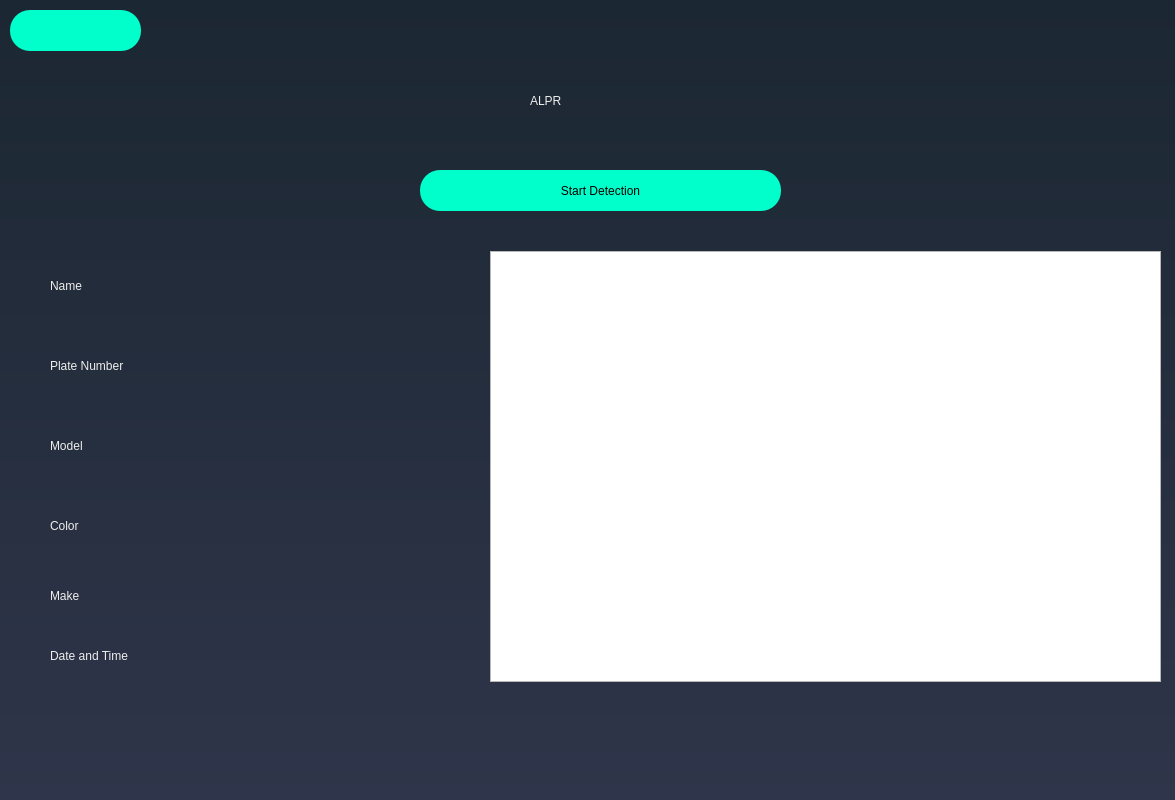
<?xml version="1.0" encoding="UTF-8"?>
<ui version="4.0">
 <class>Dialog</class>
 <widget class="QDialog" name="Dialog">
  <property name="geometry">
   <rect>
    <x>0</x>
    <y>0</y>
    <width>1175</width>
    <height>800</height>
   </rect>
  </property>
  <property name="windowTitle">
   <string>Dialog</string>
  </property>
  <widget class="QWidget" name="widget" native="true">
   <property name="geometry">
    <rect>
     <x>0</x>
     <y>0</y>
     <width>1210</width>
     <height>800</height>
    </rect>
   </property>
   <property name="styleSheet">
    <string notr="true">QWidget#widget{
background-color: qlineargradient(spread:repeat, x1:1, y1:0, x2:1, y2:1, stop:0 rgba(27, 39, 50, 255),stop:1 rgba(47, 53, 74, 255));
	color: #000000;
background-repeat: no-repeat; 
background-position: center;}</string>
   </property>
   <widget class="QWidget" name="widget_2" native="true">
    <property name="geometry">
     <rect>
      <x>0</x>
      <y>0</y>
      <width>1210</width>
      <height>800</height>
     </rect>
    </property>
    <property name="styleSheet">
     <string notr="true">QWidget#widget{
background-color: qlineargradient(spread:repeat, x1:1, y1:0, x2:1, y2:1, stop:0 rgba(27, 39, 50, 255),stop:1 rgba(47, 53, 74, 255));
	color: #000000;
background-repeat: no-repeat; 
background-position: center;}</string>
    </property>
    <widget class="QLabel" name="label">
     <property name="geometry">
      <rect>
       <x>530</x>
       <y>40</y>
       <width>161</width>
       <height>121</height>
      </rect>
     </property>
     <property name="styleSheet">
      <string notr="true">font: 75 39pt &quot;URW Bookman L&quot;;
color:rgb(238, 238, 236)
</string>
     </property>
     <property name="text">
      <string>ALPR</string>
     </property>
    </widget>
    <widget class="QPushButton" name="login1">
     <property name="geometry">
      <rect>
       <x>420</x>
       <y>170</y>
       <width>361</width>
       <height>41</height>
      </rect>
     </property>
     <property name="styleSheet">
      <string notr="true">border-radius:20px;
color: rgb(0, 0, 0);
background-color: rgb(0, 255, 203);
font: 75 25pt &quot;URW Bookman L&quot;;
</string>
     </property>
     <property name="text">
      <string>Start Detection</string>
     </property>
    </widget>
    <widget class="QLabel" name="label_5">
     <property name="geometry">
      <rect>
       <x>50</x>
       <y>500</y>
       <width>131</width>
       <height>51</height>
      </rect>
     </property>
     <property name="styleSheet">
      <string notr="true">font: 75 14pt &quot;URW Bookman L&quot;;
color:rgb(238, 238, 236)
</string>
     </property>
     <property name="text">
      <string>Color</string>
     </property>
    </widget>
    <widget class="QLabel" name="label_6">
     <property name="geometry">
      <rect>
       <x>50</x>
       <y>260</y>
       <width>131</width>
       <height>51</height>
      </rect>
     </property>
     <property name="styleSheet">
      <string notr="true">font: 75 14pt &quot;URW Bookman L&quot;;
color:rgb(238, 238, 236)
</string>
     </property>
     <property name="text">
      <string>Name</string>
     </property>
    </widget>
    <widget class="QLabel" name="label_8">
     <property name="geometry">
      <rect>
       <x>50</x>
       <y>340</y>
       <width>131</width>
       <height>51</height>
      </rect>
     </property>
     <property name="styleSheet">
      <string notr="true">font: 75 14pt &quot;URW Bookman L&quot;;
color:rgb(238, 238, 236)
</string>
     </property>
     <property name="text">
      <string>Plate Number</string>
     </property>
    </widget>
    <widget class="QLabel" name="label_9">
     <property name="geometry">
      <rect>
       <x>50</x>
       <y>570</y>
       <width>131</width>
       <height>51</height>
      </rect>
     </property>
     <property name="styleSheet">
      <string notr="true">font: 75 14pt &quot;URW Bookman L&quot;;
color:rgb(238, 238, 236)
</string>
     </property>
     <property name="text">
      <string>Make</string>
     </property>
    </widget>
    <widget class="QLabel" name="label_4">
     <property name="geometry">
      <rect>
       <x>50</x>
       <y>420</y>
       <width>131</width>
       <height>51</height>
      </rect>
     </property>
     <property name="styleSheet">
      <string notr="true">font: 75 14pt &quot;URW Bookman L&quot;;
color:rgb(238, 238, 236)
</string>
     </property>
     <property name="text">
      <string>Model</string>
     </property>
    </widget>
    <widget class="QLabel" name="label_10">
     <property name="geometry">
      <rect>
       <x>200</x>
       <y>340</y>
       <width>131</width>
       <height>51</height>
      </rect>
     </property>
     <property name="styleSheet">
      <string notr="true">font: 75 14pt &quot;URW Bookman L&quot;;
color:rgb(238, 238, 236)
</string>
     </property>
     <property name="text">
      <string/>
     </property>
    </widget>
    <widget class="QLabel" name="label_11">
     <property name="geometry">
      <rect>
       <x>200</x>
       <y>500</y>
       <width>131</width>
       <height>51</height>
      </rect>
     </property>
     <property name="styleSheet">
      <string notr="true">font: 75 14pt &quot;URW Bookman L&quot;;
color:rgb(238, 238, 236)
</string>
     </property>
     <property name="text">
      <string/>
     </property>
    </widget>
    <widget class="QLabel" name="label_12">
     <property name="geometry">
      <rect>
       <x>200</x>
       <y>260</y>
       <width>131</width>
       <height>51</height>
      </rect>
     </property>
     <property name="styleSheet">
      <string notr="true">font: 75 14pt &quot;URW Bookman L&quot;;
color:rgb(238, 238, 236)
</string>
     </property>
     <property name="text">
      <string/>
     </property>
    </widget>
    <widget class="QLabel" name="label_13">
     <property name="geometry">
      <rect>
       <x>200</x>
       <y>570</y>
       <width>131</width>
       <height>51</height>
      </rect>
     </property>
     <property name="styleSheet">
      <string notr="true">font: 75 14pt &quot;URW Bookman L&quot;;
color:rgb(238, 238, 236)
</string>
     </property>
     <property name="text">
      <string/>
     </property>
    </widget>
    <widget class="QLabel" name="label_14">
     <property name="geometry">
      <rect>
       <x>200</x>
       <y>420</y>
       <width>131</width>
       <height>51</height>
      </rect>
     </property>
     <property name="styleSheet">
      <string notr="true">font: 75 14pt &quot;URW Bookman L&quot;;
color:rgb(238, 238, 236)
</string>
     </property>
     <property name="text">
      <string/>
     </property>
    </widget>
    <widget class="QLabel" name="label_15">
     <property name="geometry">
      <rect>
       <x>200</x>
       <y>620</y>
       <width>131</width>
       <height>51</height>
      </rect>
     </property>
     <property name="styleSheet">
      <string notr="true">font: 75 14pt &quot;URW Bookman L&quot;;
color:rgb(238, 238, 236)
</string>
     </property>
     <property name="text">
      <string/>
     </property>
    </widget>
    <widget class="QLabel" name="label_16">
     <property name="geometry">
      <rect>
       <x>50</x>
       <y>630</y>
       <width>141</width>
       <height>51</height>
      </rect>
     </property>
     <property name="styleSheet">
      <string notr="true">font: 75 14pt &quot;URW Bookman L&quot;;
color:rgb(238, 238, 236)
</string>
     </property>
     <property name="text">
      <string>Date and Time</string>
     </property>
    </widget>
    <widget class="QGraphicsView" name="graphicsView">
     <property name="geometry">
      <rect>
       <x>490</x>
       <y>251</y>
       <width>671</width>
       <height>431</height>
      </rect>
     </property>
    </widget>
    <widget class="QPushButton" name="back5">
     <property name="geometry">
      <rect>
       <x>10</x>
       <y>10</y>
       <width>131</width>
       <height>41</height>
      </rect>
     </property>
     <property name="styleSheet">
      <string notr="true">border-radius:20px;
color: rgb(0, 0, 0);
background-color: rgb(0, 255, 203);
font: 75 25pt &quot;URW Bookman L&quot;;
</string>
     </property>
     <property name="text">
      <string/>
     </property>
    </widget>
   </widget>
  </widget>
 </widget>
 <resources/>
 <connections/>
</ui>
